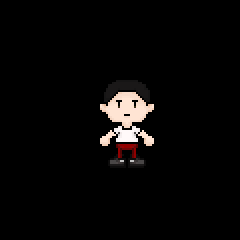

This game map was drawn from its Tiled (.tmx) file and the tilesets committed beside it. A one-line description and the full map source follow:
An orthogonal 24x24 tile map with 10x10 px tiles, 2 tile layers (Upper, Lower), 2 tilesets.

<map version="1.5" tiledversion="1.7.0" orientation="orthogonal" renderorder="right-down" width="24" height="24" tilewidth="10" tileheight="10" infinite="0" nextlayerid="4" nextobjectid="2">
 <tileset firstgid="1" source="SieunTileset.tsx" />
 <tileset firstgid="201" source="SeonghoTileset.tsx" />
 <layer id="1" name="Upper" width="24" height="24">
  <data encoding="csv">
0,0,0,0,0,0,0,0,0,0,0,0,0,0,0,0,0,0,0,0,0,0,0,0,
0,0,0,0,0,0,0,0,0,0,0,0,0,0,0,0,0,0,0,0,0,0,0,0,
0,0,0,0,0,0,0,0,0,0,0,0,0,0,0,0,0,0,0,0,0,0,0,0,
0,0,0,0,0,0,0,0,0,0,0,0,0,0,0,0,0,0,0,0,0,0,0,0,
0,0,0,0,0,0,0,0,0,0,0,0,0,0,0,0,0,0,0,0,0,0,0,0,
0,0,0,0,0,0,0,0,0,0,0,0,0,0,0,0,0,0,0,0,0,0,0,0,
0,0,0,0,0,0,0,0,0,0,0,0,0,0,0,0,0,0,0,0,0,0,0,0,
0,0,0,0,0,0,0,0,0,202,203,204,205,206,207,208,0,0,0,0,0,0,0,0,
0,0,0,0,0,0,0,0,0,212,213,214,215,216,217,218,0,0,0,0,0,0,0,0,
0,0,0,0,0,0,0,0,0,222,223,224,225,226,227,228,0,0,0,0,0,0,0,0,
0,0,0,0,0,0,0,0,0,0,0,0,0,0,0,0,0,0,0,0,0,0,0,0,
0,0,0,0,0,0,0,0,0,0,0,0,0,0,0,0,0,0,0,0,0,0,0,0,
0,0,0,0,0,0,0,0,0,0,0,0,0,0,0,0,0,0,0,0,0,0,0,0,
0,0,0,0,0,0,0,0,0,0,0,0,0,0,0,0,0,0,0,0,0,0,0,0,
0,0,0,0,0,0,0,0,0,0,0,0,0,0,0,0,0,0,0,0,0,0,0,0,
0,0,0,0,0,0,0,0,0,0,0,0,0,0,0,0,0,0,0,0,0,0,0,0,
0,0,0,0,0,0,0,0,0,0,0,0,0,0,0,0,0,0,0,0,0,0,0,0,
0,0,0,0,0,0,0,0,0,0,0,0,0,0,0,0,0,0,0,0,0,0,0,0,
0,0,0,0,0,0,0,0,0,0,0,0,0,0,0,0,0,0,0,0,0,0,0,0,
0,0,0,0,0,0,0,0,0,0,0,0,0,0,0,0,0,0,0,0,0,0,0,0,
0,0,0,0,0,0,0,0,0,0,0,0,0,0,0,0,0,0,0,0,0,0,0,0,
0,0,0,0,0,0,0,0,0,0,0,0,0,0,0,0,0,0,0,0,0,0,0,0,
0,0,0,0,0,0,0,0,0,0,0,0,0,0,0,0,0,0,0,0,0,0,0,0,
0,0,0,0,0,0,0,0,0,0,0,0,0,0,0,0,0,0,0,0,0,0,0,0
</data>
 </layer>
 <layer id="2" name="Lower" width="24" height="24">
  <data encoding="csv">
0,0,0,0,0,0,0,0,0,0,0,0,0,0,0,0,0,0,0,0,0,0,0,0,
0,0,0,0,0,0,0,0,0,0,0,0,0,0,0,0,0,0,0,0,0,0,0,0,
0,0,0,0,0,0,0,0,0,0,0,0,0,0,0,0,0,0,0,0,0,0,0,0,
0,0,0,0,0,0,0,0,0,0,0,0,0,0,0,0,0,0,0,0,0,0,0,0,
0,0,0,0,0,0,0,0,0,0,0,0,0,0,0,0,0,0,0,0,0,0,0,0,
0,0,0,0,0,0,0,0,0,0,0,0,0,0,0,0,0,0,0,0,0,0,0,0,
0,0,0,0,0,0,0,0,0,0,0,0,0,0,0,0,0,0,0,0,0,0,0,0,
0,0,0,0,0,0,0,0,0,0,0,0,0,0,0,0,0,0,0,0,0,0,0,0,
0,0,0,0,0,0,0,0,0,0,0,0,0,0,0,0,0,0,0,0,0,0,0,0,
0,0,0,0,0,0,0,0,0,0,0,0,0,0,0,0,0,0,0,0,0,0,0,0,
0,0,0,0,0,0,0,0,0,232,233,234,235,236,237,238,0,0,0,0,0,0,0,0,
0,0,0,0,0,0,0,0,0,242,243,244,245,246,247,248,0,0,0,0,0,0,0,0,
0,0,0,0,0,0,0,0,0,252,253,254,255,256,257,258,0,0,0,0,0,0,0,0,
0,0,0,0,0,0,0,0,0,262,263,264,265,266,267,268,0,0,0,0,0,0,0,0,
0,0,0,0,0,0,0,0,0,272,273,274,275,276,277,278,0,0,0,0,0,0,0,0,
0,0,0,0,0,0,0,0,0,282,283,284,285,286,287,288,0,0,0,0,0,0,0,0,
0,0,0,0,0,0,0,0,0,292,293,294,295,296,297,298,0,0,0,0,0,0,0,0,
0,0,0,0,0,0,0,0,0,0,0,0,0,0,0,0,0,0,0,0,0,0,0,0,
0,0,0,0,0,0,0,0,0,0,0,0,0,0,0,0,0,0,0,0,0,0,0,0,
0,0,0,0,0,0,0,0,0,0,0,0,0,0,0,0,0,0,0,0,0,0,0,0,
0,0,0,0,0,0,0,0,0,0,0,0,0,0,0,0,0,0,0,0,0,0,0,0,
0,0,0,0,0,0,0,0,0,0,0,0,0,0,0,0,0,0,0,0,0,0,0,0,
0,0,0,0,0,0,0,0,0,0,0,0,0,0,0,0,0,0,0,0,0,0,0,0,
0,0,0,0,0,0,0,0,0,0,0,0,0,0,0,0,0,0,0,0,0,0,0,0
</data>
 </layer>
</map>
